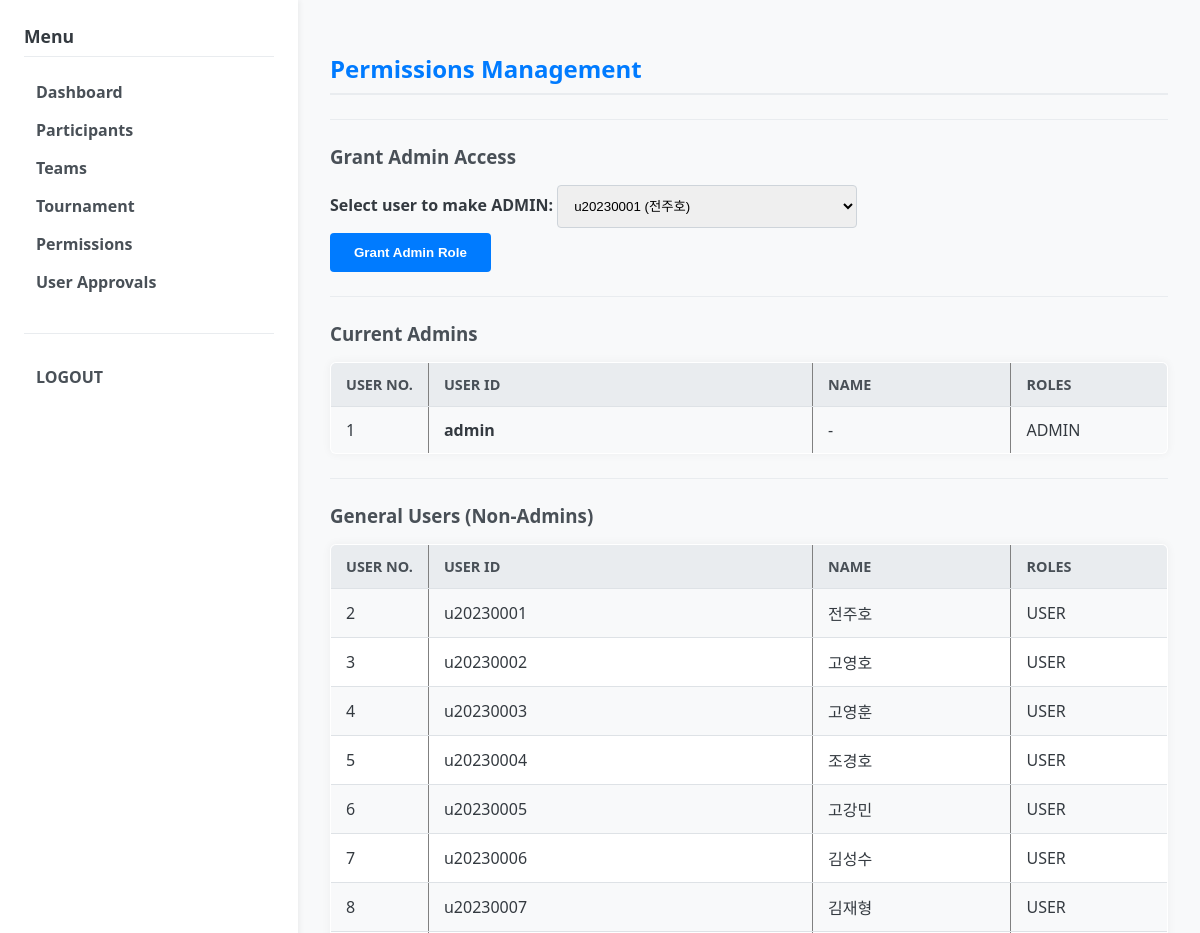
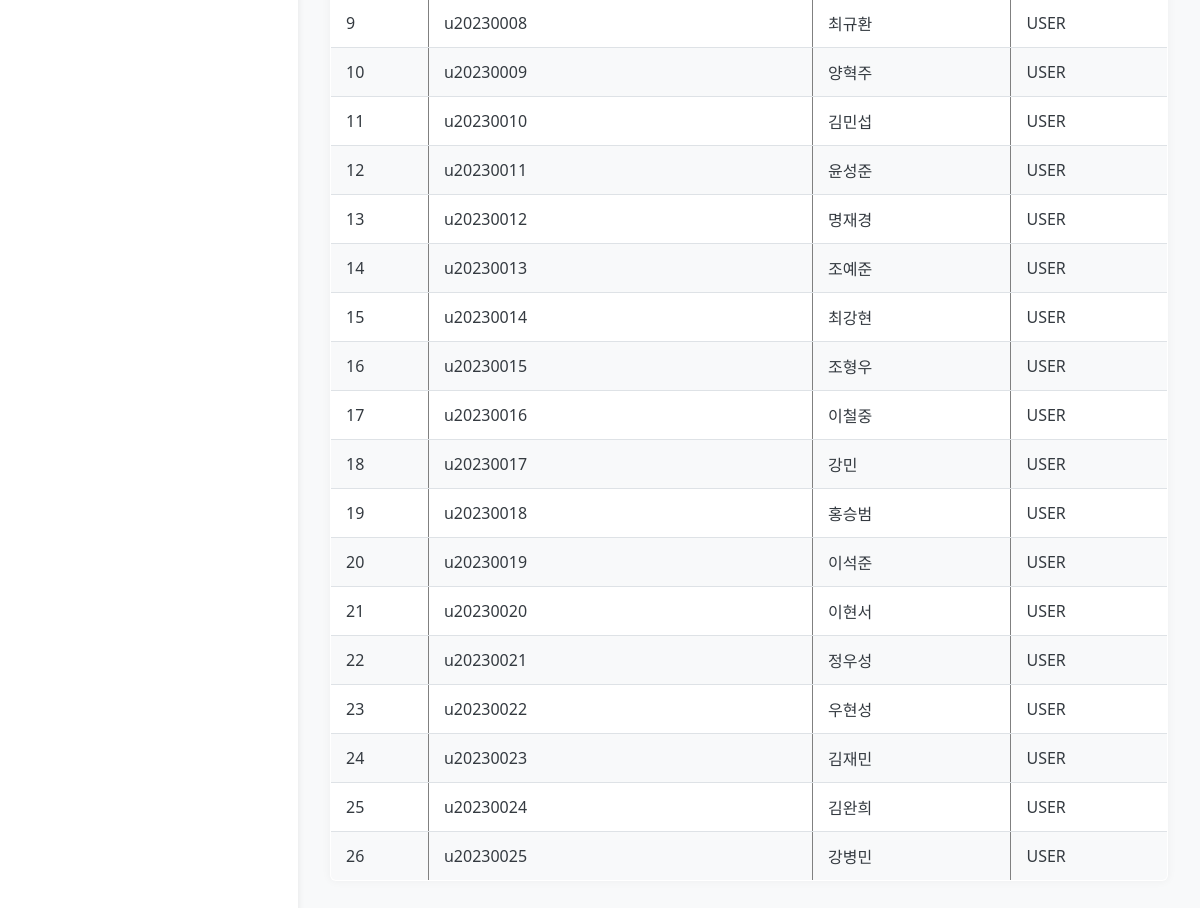
Screenshot of /admin/permissions (signed in) with the database file from the repository (2 pictures, top to bottom).
### models.py (models this page shows)
class User(db.Model):
    __tablename__ = "users"
    id = db.Column(db.Integer, primary_key=True)
    username = db.Column(db.String(64), unique=True, nullable=False)
    password_hash = db.Column(db.String(128), nullable=False)
    role = db.Column(db.String(50), default="USER")  # USER, ADMIN
    approval_status = db.Column(db.String(16), default="PENDING") # PENDING, APPROVED, REJECTED
    student_id = db.Column(db.String(20))      # 학번
    real_name = db.Column(db.String(64))       # 이름
    summoner_riot_id = db.Column(db.String(64))  # "닉네임#태그" 형식 (예: Clyde00#KR1)
    puuid = db.Column(db.String(128))
    tier = db.Column(db.String(32))
    solo_tier = db.Column(db.String(32))  # 예: "PLATINUM IV"
    flex_tier = db.Column(db.String(32))  # 예: "GOLD III"
    actual_score = db.Column(db.Integer)  # 관리자 입력 실제 점수
    primary_role = db.Column(db.String(16))
    secondary_role1 = db.Column(db.String(16))
    secondary_role2 = db.Column(db.String(16))
    created_at = db.Column(db.DateTime, default=datetime.utcnow)
    participants = db.relationship("Participant", back_populates="user")

### app.py (the view, shortened to what this page needs)
@app.route("/admin/permissions", methods=["GET", "POST"])
@login_required(role="ADMIN")
def admin_permissions():
    users = User.query.all()
    return render_template("admin/permissions.html", users=users)

### app.py (called while the page is built)
def current_user():
    user_id = session.get("user_id")
    if not user_id:
        return None
    user = User.query.get(user_id)
    return user

def login_required(role=None):
    def decorator(fn):
        from functools import wraps
        @wraps(fn)
        def wrapper(*args, **kwargs):
            user = current_user()
            active_role = session.get("role")
            if not user or not active_role:
                return redirect(url_for("login_page"))
            if role and active_role != role:
                flash("Permission denied. You are logged in as " + active_role + ".")
                return redirect(url_for("login_page"))
            return fn(*args, **kwargs)
        return wrapper
    return decorator

@app.context_processor
def inject_helpers():
    return dict(
        calculate_estimated_score=calculate_estimated_score,
        get_user_score=get_user_score,
        get_member_weighted_score=get_member_weighted_score,
    )

### templates/admin/permissions.html
{% extends "base.html" %}
{% block content %}
<h2>Permissions Management</h2>
<hr>
<h3>Grant Admin Access</h3>
<form action="{{ url_for('admin_permissions') }}" method="post">
    <label>Select user to make ADMIN:
        <select name="user_id">
            {% for u in users %}
                {% set user_roles = u.role.split(',') | map('trim') | list %}
                {% if 'ADMIN' not in user_roles %}
                    <option value="{{ u.id }}">{{ u.username }} ({{ u.real_name or '-' }})</option>
                {% endif %}
            {% endfor %}
        </select>
    </label>
    <button type="submit">Grant Admin Role</button>
</form>
<hr>
<h3>Current Admins</h3>
<table class="user-list-table" border="1" cellpadding="5">
    <tr>
        <th>User No.</th>
        <th>User ID</th>
        <th>Name</th>
        <th>Roles</th>
    </tr>
    {% for u in users %}
        {% set user_roles = u.role.split(',') | map('trim') | list %}
        {% if 'ADMIN' in user_roles %}
            <tr>
                <td>{{ u.id }}</td>
                <td><strong>{{ u.username }}</strong></td>
                <td>{{ u.real_name or '-' }}</td>
                <td>{{ u.role }}</td>
            </tr>
        {% endif %}
    {% endfor %}
</table>
<hr>
<h3>General Users (Non-Admins)</h3>
<table class="user-list-table" border="1" cellpadding="5">
    <tr>
        <th>User No.</th>
        <th>User ID</th>
        <th>Name</th>
        <th>Roles</th>
    </tr>
    {% for u in users %}
        {% set user_roles = u.role.split(',') | map('trim') | list %}
        {% if 'ADMIN' not in user_roles %}
            <tr>
                <td>{{ u.id }}</td>
                <td>{{ u.username }}</td>
                <td>{{ u.real_name or '-' }}</td>
                <td>{{ u.role }}</td>
            </tr>
        {% endif %}
    {% endfor %}
</table>
{% endblock %}

### static/css/style.css (style rules this page uses)
body { font-family: 'Segoe UI', Tahoma, Geneva, Verdana, sans-serif; margin: 0; padding: 0; background-color: #f8f9fa; color: #343a40; }
h2 { color: #007bff; border-bottom: 2px solid #e9ecef; padding-bottom: 0.5rem; margin-bottom: 1.5rem; }
h3 { color: #495057; margin-top: 1.5rem; margin-bottom: 1rem; }
hr { border: none; border-top: 1px solid #e9ecef; margin: 1.5rem 0; }
label { display: block; margin-bottom: 0.3rem; font-weight: 600; }
input[type="text"], input[type="password"], input[type="number"], select { width: 100%; max-width: 300px; padding: 0.75rem; border: 1px solid #ced4da; border-radius: 4px; box-sizing: border-box; transition: border-color 0.2s, box-shadow 0.2s; }
button, input[type="submit"] { background-color: #007bff; color: white; padding: 0.75rem 1.5rem; border: none; border-radius: 4px; cursor: pointer; font-weight: 600; transition: background-color 0.2s; }
table { width: 100%; border-collapse: collapse; margin-bottom: 1.5rem; background-color: #ffffff; box-shadow: 0 0 10px rgba(0, 0, 0, 0.05); border-radius: 6px; overflow: hidden; }
table th, table td { padding: 12px 15px; text-align: left; border-bottom: 1px solid #dee2e6; }
table th { background-color: #e9ecef; color: #495057; font-weight: 600; text-transform: uppercase; font-size: 0.9rem; }
table tr:last-child td { border-bottom: none; }
table tr:nth-child(even) { background-color: #f8f9fa; }
table.user-list-table { table-layout: fixed; width: 100%; }
table.user-list-table th:nth-child(1), table.user-list-table td:nth-child(1) { width: 8%; }
table.user-list-table th:nth-child(3), table.user-list-table td:nth-child(3) { width: 20%; }
table.user-list-table th:nth-child(4), table.user-list-table td:nth-child(4) { width: 15%; }

### rows the page displays
User: id "1", username "admin", real_name "-", role "ADMIN"
User: id "2", username "u20230001", real_name "전주호", role "USER"
User: id "3", username "u20230002", real_name "고영호", role "USER"
User: id "4", username "u20230003", real_name "고영훈", role "USER"
User: id "5", username "u20230004", real_name "조경호", role "USER"
User: id "6", username "u20230005", real_name "고강민", role "USER"
User: id "7", username "u20230006", real_name "김성수", role "USER"
User: id "8", username "u20230007", real_name "김재형", role "USER"
User: id "9", username "u20230008", real_name "최규환", role "USER"
User: id "10", username "u20230009", real_name "양혁주", role "USER"
User: id "11", username "u20230010", real_name "김민섭", role "USER"
User: id "12", username "u20230011", real_name "윤성준", role "USER"
User: id "13", username "u20230012", real_name "명재경", role "USER"
User: id "14", username "u20230013", real_name "조예준", role "USER"
User: id "15", username "u20230014", real_name "최강현", role "USER"
User: id "16", username "u20230015", real_name "조형우", role "USER"
User: id "17", username "u20230016", real_name "이철중", role "USER"
User: id "18", username "u20230017", real_name "강민", role "USER"
User: id "19", username "u20230018", real_name "홍승범", role "USER"
User: id "20", username "u20230019", real_name "이석준", role "USER"
User: id "21", username "u20230020", real_name "이현서", role "USER"
User: id "22", username "u20230021", real_name "정우성", role "USER"
User: id "23", username "u20230022", real_name "우현성", role "USER"
User: id "24", username "u20230023", real_name "김재민", role "USER"
User: id "25", username "u20230024", real_name "김완희", role "USER"
User: id "26", username "u20230025", real_name "강병민", role "USER"

### other values shown
form field user_id "u20230001 (전주호)"
